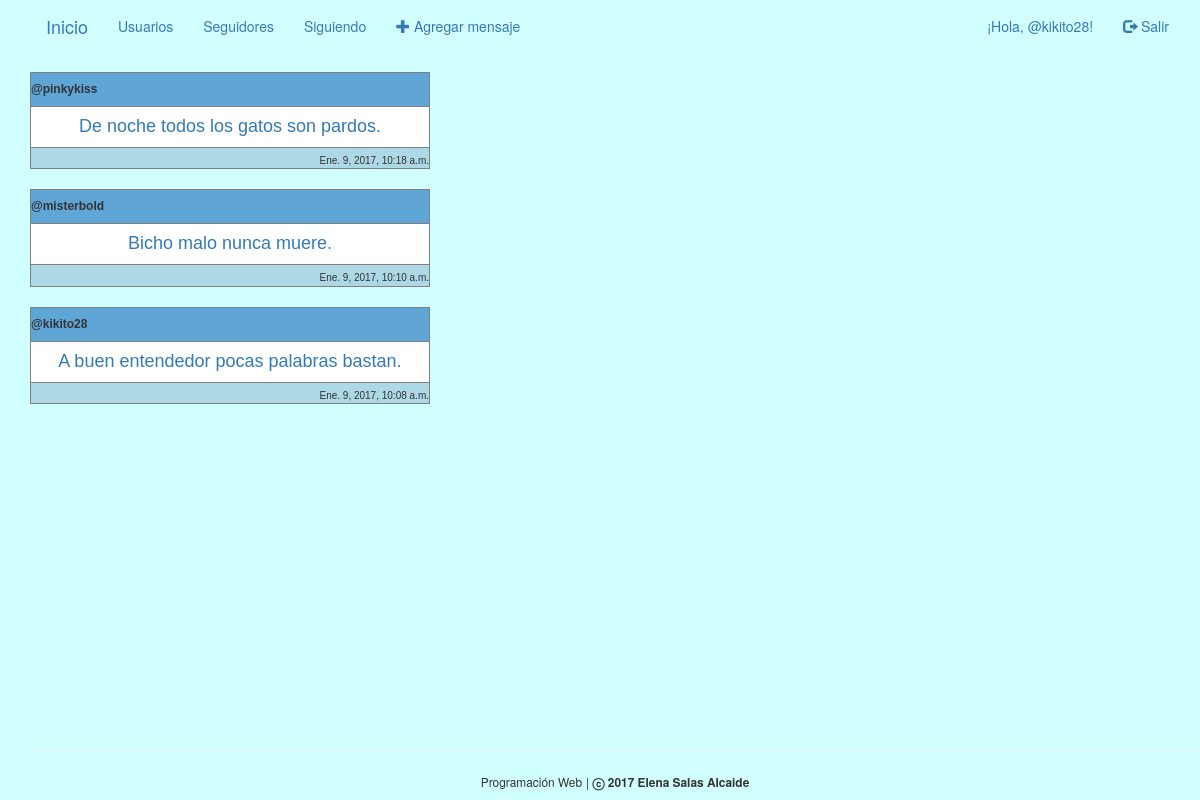
Screenshot of / (signed in) with the database file from the repository.
### gestion/models.py (models this page shows, shortened)
class Follow(models.Model):
    follower = models.ForeignKey(User, related_name="who_follows")
    followed = models.ForeignKey(User, related_name="who_is_followed")
    follow_time = models.DateTimeField(auto_now=True)

class Message(models.Model):
    author = models.ForeignKey(User)
    text = models.CharField(max_length=140, default='')
    created_date = models.DateTimeField(default=timezone.now)
    published_date = models.DateTimeField(blank=True, null=True)

### gestion/views.py (the view)
# urls.py: url(r'^$', views.message_list, name='index'),
@login_required(login_url='login')
def message_list(request):
    messages = Message.objects.filter(published_date__lte=timezone.now()).order_by('-published_date')
    followed_users = Follow.objects.filter(follower=request.user)
    usuario = UserProfile.objects.get(user=request.user)
    return render(request, 'gestion/message_list.html', {'messages': messages, 'followed_users': followed_users, 'usuario': usuario})

### gestion/templates/gestion/message_list.html (shortened to what this page needs)
{% extends "gestion/base.html" %}
{% load staticfiles %}
{% block content %}
{% for m in messages %}
  {% if m.author == usuario.user %}
  <table width="400" cellspacing="1" cellpadding="3" border="1" bgcolor="#165480">
    <tr>
       <td bgcolor="#5FA6D7" align="left">
    <font size=1 face="verdana, arial, helvetica">
    <h6><b>@{{ m.author }}</b></h6>
    </font>
       </td>
    </tr>
    <tr>
        <td bgcolor="#ffffff" align="center">
       <font face="verdana, arial, helvetica" size=1>
         <h4><a href="{% url 'detalle_mensaje' pk=m.pk %}">{{ m.text }}</a></h4>
       </font>
       </td>
    </tr>
    <tr>
        <td bgcolor="#ADD8E6" align="right">
       <font face="verdana, arial, helvetica" size=1>
         {{ m.published_date }}
       </font>
       </td>
    </tr>
  </table>
  {% endif %}
  {% for f in followed_users%}
    {% if m.author == f.followed %}
    <table width="400" cellspacing="1" cellpadding="3" border="1" bgcolor="#165480">
      <tr>
         <td bgcolor="#5FA6D7" align="left">
      <font size=1 face="verdana, arial, helvetica">
          <h6><b>@{{ m.author }}</b></h6>
      </font>
         </td>
      </tr>
      <tr>
          <td bgcolor="#ffffff" align="center">
         <font face="verdana, arial, helvetica" size=1>
        <h4><a href="{% url 'detalle_mensaje' pk=m.pk %}">{{ m.text }}</a></h4>
      </font>
      </td>
   </tr>
   <tr>
       <td bgcolor="#ADD8E6" align="right">
      <font face="verdana, arial, helvetica" size=1>
        {{ m.published_date }}
      </font>
      </td>
   </tr>
 </table>
    {% endif %}
  {% endfor %}
{% endfor %}
{% endblock %}

### gestion/templates/gestion/base.html (shortened to what this page needs)
<!DOCTYPE html>
{% load staticfiles %}
<html lang="es">
    <head>
        <link rel="stylesheet" href="//maxcdn.bootstrapcdn.com/bootstrap/3.3.7/css/bootstrap.min.css">
        <link rel="stylesheet" href="//maxcdn.bootstrapcdn.com/bootstrap/3.3.7/css/bootstrap-theme.min.css">
        <link rel="stylesheet" href="{% static 'css/gestion.css' %}">
    </head>
    <body>
      <div class="wrapper">
      <nav class="navbar navbar navbar-fixed">
        <div class="allnav">
          <div class="navbar-header">
            <a class="navbar-brand" href="{% url 'index' %}">Inicio</a>
          </div>
          <div id="navbar" class="collapse navbar-collapse">
            <ul class="nav navbar-nav">
              {% if user.is_authenticated %}
              <li><a href="{% url 'lista_usuarios' %}">Usuarios</a></li>
              <li><a href="{% url 'ver_seguidores' %}">Seguidores</a></li>
              <li><a href="{% url 'ver_seguidos' %}">Siguiendo</a></li>
              <li><a href="{% url 'nuevo_mensaje' %}"><span class="glyphicon glyphicon-plus"></span> Agregar mensaje</a></li>
              {% endif %}
            </ul>
            <ul class="nav navbar-nav navbar-right">
                {% if user.is_authenticated %}
                  <li><a>¡Hola, @{{ user.username }}!</a></li>
                  <li><a href="{% url 'logout' %}"><span class="glyphicon glyphicon-log-out"></span> Salir</a></li>
                {% else %}
                  <li><a href="{% url 'nuevo_usuario' %}"><span class="glyphicon glyphicon-user"></span> Registrarse</a></li>
                  <li><a href="{% url 'login' %}"><span class="glyphicon glyphicon-log-in"></span> Iniciar Sesion</a></li>
                {% endif %}
            </ul>
          </div>
      </div>
      </nav>
      {% block content %}
      {% endblock content %}
      <div class="push"></div>
      </div>
      <footer class="site-footer">
          <hr>
          <p style="text-align: center;">
              <small>Programación Web</small>
              <small> | </small>
              <small><strong>ⓒ 2017 Elena Salas Alcaide</strong></small>
          </p>
      </footer>
    </body>
</html>

### gestion/static/css/gestion.css (style rules this page uses)
html, body { height: 100%; margin: 0; padding-left: 15px; background-color: #D1FFFF; }
.wrapper { min-height: 100%; margin-bottom: -70px; }
.footer, .push { height: 70px; }

### rows the page displays
Message: author "pinkykiss", text "De noche todos los gatos son pardos.", published_date "Ene. 9, 2017, 10:18 a.m."
Message: author "misterbold", text "Bicho malo nunca muere.", published_date "Ene. 9, 2017, 10:10 a.m."
Message: author "kikito28", text "A buen entendedor pocas palabras bastan.", published_date "Ene. 9, 2017, 10:08 a.m."

### other values shown
{{ user.username }} "kikito28"
